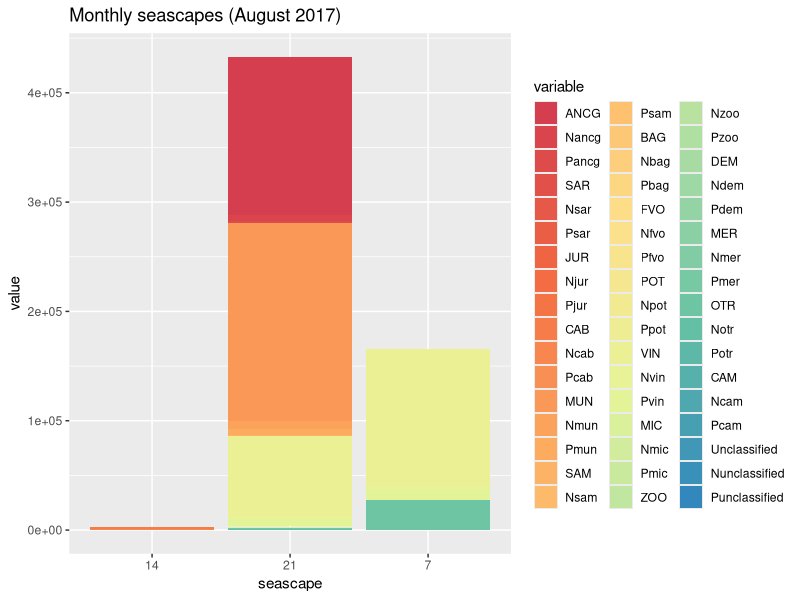
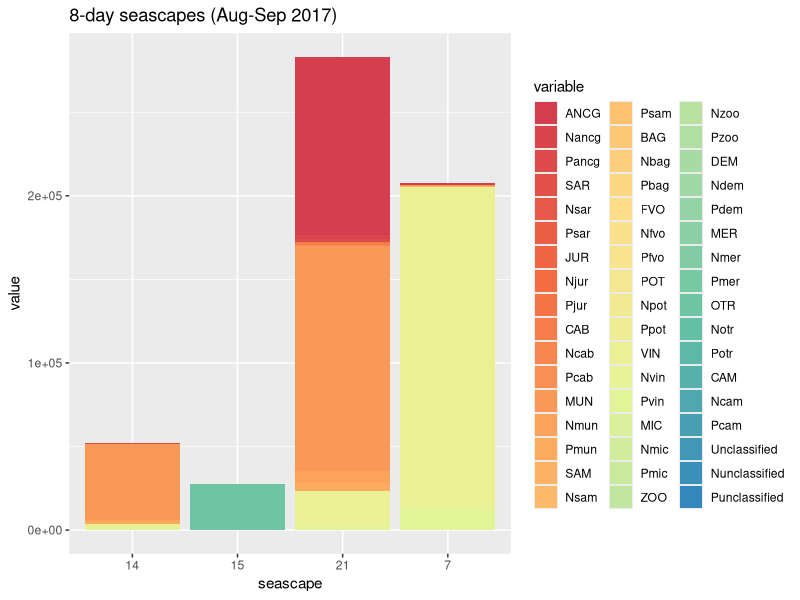

The R script that drew these images, in order: (Note: a time limit stopped this script after it produced the figures.)
## ---- chunk 1
library(vegan)
library(dplyr)
library(ggplot2)
library(reshape2)
library(RColorBrewer)
## ---- chunk 2

# reads the tables and transforms the last two columns to characters 
df_month <- read.csv("taxa_table_month.csv", header= TRUE)
df_month[52:53] <- lapply(df_month[52:53], as.character)
df_8d <- read.csv("taxa_table_8d.csv", header= TRUE)
df_8d[52:53] <- lapply(df_8d[52:53], as.character)

# first data visualization
df_mo_long <- df_month
df_mo_long <- melt(df_mo_long, id.vars=c("sample", "seascape"))
df_8d_long <- df_8d
df_8d_long <- melt(df_8d_long, id.vars=c("sample", "seascape"))

nb.cols <- 51
mycolors <- colorRampPalette(brewer.pal(8, "Spectral"))(nb.cols)
p_month <- ggplot(df_mo_long, aes(fill=variable, y=value, x=seascape)) + 
    geom_bar(position="stack", stat="identity") +
    scale_fill_manual(values = mycolors) +
    labs(title = "Monthly seascapes (August 2017)")
p_month

p_8d <- ggplot(df_8d_long, aes(fill=variable, y=value, x=seascape)) + 
    geom_bar(position="stack", stat="identity") +
    scale_fill_manual(values = mycolors) +
    labs(title = "8-day seascapes (Aug-Sep 2017)")
p_8d

## ---- chunk 3
# removes rows with all zeros 
df_month <- df_month[!apply(df_month[, 1:51]==0, 1, all),]
df_8d <- df_8d[!apply(df_8d[, 1:51]==0, 1, all),]

## run the metaMDS command from the vegan package to generate an NMDS plot.
set.seed(123)
nmds_month = metaMDS(df_month[, 1:51], distance = "bray")
nmds_month

nmds_8d = metaMDS(df_8d[, 1:51], distance = "bray")
nmds_8d

plot(nmds_month)
plot(nmds_8d)

#extract NMDS scores (x and y coordinates)
data.scores_month = as.data.frame(scores(nmds_month))
data.scores_8d = as.data.frame(scores(nmds_8d))

#add columns to data frame 
data.scores_month$seascape = df_month$seascape
head(data.scores_month)
data.scores_8d$seascape = df_8d$seascape
head(data.scores_8d)

## ---- chunk 4
xx_month = ggplot(data.scores_month, aes(x = NMDS1, y = NMDS2)) + 
    geom_point(size = 4, aes( colour = seascape))+ 
    theme(axis.text.y = element_text(colour = "black", size = 12, face = "bold"), 
    axis.text.x = element_text(colour = "black", face = "bold", size = 12), 
    legend.text = element_text(size = 12, face ="bold", colour ="black"), 
    legend.position = "right", axis.title.y = element_text(face = "bold", size = 14), 
    axis.title.x = element_text(face = "bold", size = 14, colour = "black"), 
    legend.title = element_text(size = 14, colour = "black", face = "bold"), 
    panel.background = element_blank(), panel.border = element_rect(colour = "black", fill = NA, size = 1.2)) 
xx_month
    
#ggsave("NMDS.svg")

xx_8d = ggplot(data.scores_8d, aes(x = NMDS1, y = NMDS2)) + 
    geom_point(size = 4, aes( colour = seascape))+ 
    theme(axis.text.y = element_text(colour = "black", size = 12, face = "bold"), 
    axis.text.x = element_text(colour = "black", face = "bold", size = 12), 
    legend.text = element_text(size = 12, face ="bold", colour ="black"), 
    legend.position = "right", axis.title.y = element_text(face = "bold", size = 14), 
    axis.title.x = element_text(face = "bold", size = 14, colour = "black"), 
    legend.title = element_text(size = 14, colour = "black", face = "bold"), 
    panel.background = element_blank(), panel.border = element_rect(colour = "black", fill = NA, size = 1.2)) 
xx_8d

#ggsave("NMDS.svg")
